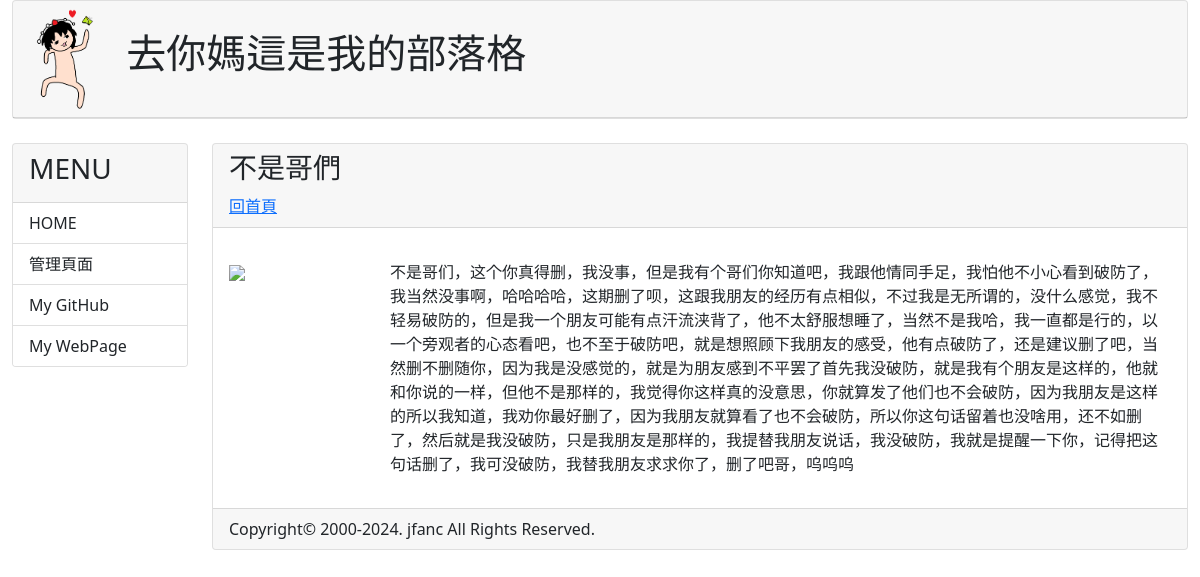
The page /post/001/ on the database its author committed.
### mainsite/models.py (models this page shows, shortened)
class Post(models.Model):
    title = models.CharField(max_length=200)
    slug = models.CharField(max_length=200)
    abstract = models.IntegerField(
        verbose_name='abstract',
        default=20,
        validators=[MinValueValidator(0)]
    )
    body = models.TextField()
    pic = models.ImageField(upload_to='images/',default='')
    pub_date = models.DateTimeField(default=timezone.now)
    class Meta:
        ordering = ('-pub_date',)

### mainsite/views.py (the view)
# urls.py: path('post/<slug:slug>/',showpost)
def showpost(request,slug):
    template = get_template('post.html')
    try:
        post = Post.objects.get(slug=slug)
        if post != None:
            html = template.render(locals())
            return HttpResponse(html)
    except:
        return redirect('/')

### templates/post.html (shortened to what this page needs)
{% extends 'base.html' %}
{% load markdown_deux_tags %}
{% block headmessage %}
    <h3 style="font-family: 標楷體;"> {{ post.title }} </h3>
    <a style="font-family: 標楷體;" href="/">回首頁</a>
{% endblock %}
{% block content %}
        <p style="font-family: 標楷體; font-size: 12pt; letter-spacing: 2pt ;">
            <div class="row">
                <div class="col-md-2 col-sm-2">
                    <img src="https://encrypted-tbn0.gstatic.com/images?q=tbn:ANd9GcSNjTnKrjy--gEjP5NxtRMKRH60me7IU8Y5aVceQdJ7ZA&s" width="200">
                </div>
                <div class="col-md-10 col-sm-2">
                    {{ post.body | linebreaksbr}}
                </div>
            </div>
        </p>
{% endblock %}

### rows shown on the page
Post: title "不是哥們", body "不是哥们，这个你真得删，我没事，但是我有个哥们你知道吧，我跟他情同手足，我怕他不小心看到破防了，我当然没事啊，哈哈哈哈，这期删了呗，这跟我朋友的经历有点相似，不过我是无所谓的，没什么感觉，我不轻易破防的，但是我一个朋友可能有点汗流浃背了，他不太舒服想睡了，当然不是我哈，我一直都是行的，以一个旁观者的心态看吧，也不至于破防吧，就是想照顾下我朋友的感受，他有点破防了，还是建议删了吧，当然删不删随你，因为我是没感觉的，就是为朋友感到不平罢了首先我没破防，就是我有个朋友是这样的，他就和你说的一样，但他不是那样的，我觉得你这样真的没意思，你就算发了他们也不会破防，因为我朋友是这样的所以我知道，我劝你最好删了，因为我朋友就算看了也不会破防，所以你这句话留着也没啥用，还不如删了，然后就是我没破防，只是我朋友是那样的，我提替我朋友说话，我没破防，我就是提醒一下你，记得把这句话删了，我可没破防，我替我朋友求求你了，删了吧哥，呜呜呜"
